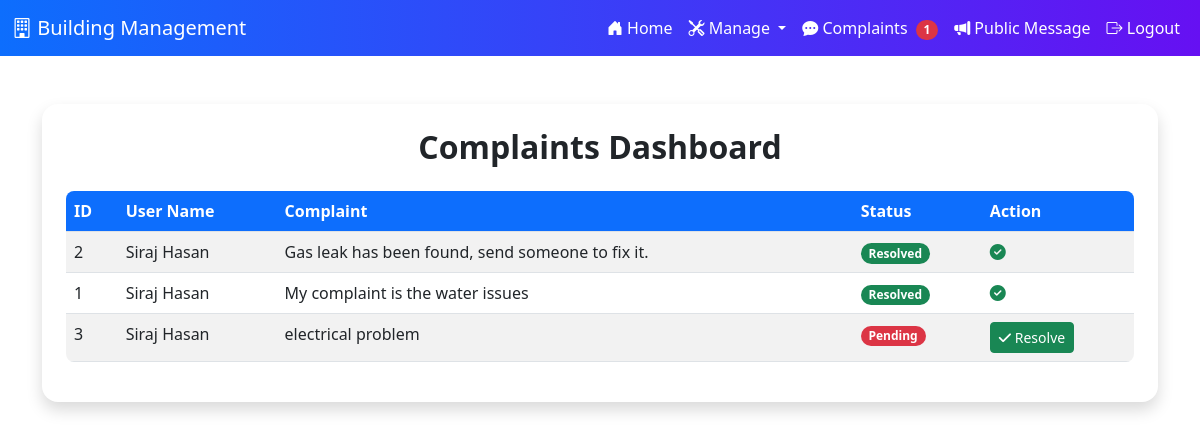
Page /admincomplaints.php (signed in) on the committed database.
### tables this page shows
CREATE TABLE `complaints` (
  `id` int(11) NOT NULL,
  `user_name` varchar(255) NOT NULL,
  `complaint_text` text NOT NULL,
  `status` enum('pending','resolved') NOT NULL DEFAULT 'pending',
  `created_at` timestamp NOT NULL DEFAULT current_timestamp(),
  `phone_number` varchar(255) DEFAULT NULL
);

### admincomplaints.php (the view, shortened to what this page needs)
<?php
include('DBconnect.php');
$sql = "SELECT id, user_name, complaint_text, status FROM complaints ORDER BY status DESC, created_at DESC";
$result = $conn->query($sql);
?>
<!DOCTYPE html>
<html lang="en">
<head>
    <link href="https://cdn.jsdelivr.net/npm/bootstrap@5.3.0/dist/css/bootstrap.min.css" rel="stylesheet">
    <link rel="stylesheet" href="https://cdn.jsdelivr.net/npm/bootstrap-icons@1.10.5/font/bootstrap-icons.css">
    <link rel="stylesheet" href="https://cdnjs.cloudflare.com/ajax/libs/font-awesome/6.5.0/css/all.min.css">
    <link rel="stylesheet" href="adminstyle.css">
</head>
<body class="body">
<?php include('navbar.php'); ?>
<div class="container mt-5">
    <div class="card shadow p-4">
        <h2 class="mb-4 text-center">Complaints Dashboard</h2>
        <?php if ($result->num_rows > 0): ?>
            <div class="table-responsive">
                <table class="table table-striped table-hover">
                    <thead>
                        <tr>
                            <th>ID</th>
                            <th>User Name</th>
                            <th>Complaint</th>
                            <th>Status</th>
                            <th>Action</th>
                        </tr>
                    </thead>
                    <tbody>
                        <?php while ($row = $result->fetch_assoc()): ?>
                            <tr>
                                <td><?php echo htmlspecialchars($row['id']); ?></td>
                                <td><?php echo htmlspecialchars($row['user_name']); ?></td>
                                <td><?php echo htmlspecialchars($row['complaint_text']); ?></td>
                                <td>
                                    <?php
                                    $statusClass = ($row['status'] === 'resolved') ? 'bg-success' : 'bg-danger';
                                    ?>
                                    <span class="badge rounded-pill <?php echo $statusClass; ?>">
                                        <?php echo ucfirst(htmlspecialchars($row['status'])); ?>
                                    </span>
                                </td>
                                <td>
                                    <?php if ($row['status'] === 'pending'): ?>
                                        <form action="admincomplaints.php" method="POST" style="display: inline;">
                                            <button type="submit" name="resolve_complaint" class="btn btn-sm btn-success">
                                                <i class="fas fa-check"></i> Resolve
                                            </button>
                                        </form>
                                    <?php else: ?>
                                        <i class="fas fa-check-circle text-success"></i>
                                    <?php endif; ?>
                                </td>
                            </tr>
                        <?php endwhile; ?>
                    </tbody>
                </table>
            </div>
        <?php else: ?>
            <div class="alert alert-info text-center" role="alert">
                No complaints to display.
            </div>
        <?php endif; ?>
    </div>
</div>
</body>
</html>

### adminstyle.css (style rules this page uses)
.body { background: linear-gradient(135deg, #e0f7fa, #f1f8e9); font-family: 'Segoe UI', Tahoma, Geneva, Verdana, sans-serif; min-height: 100vh; color: #212529; background-image: url('img/modern-tokyo-street-background.jpg'); background-repeat: no-repeat; background-position: center; background-size: cover; background-attachment: fixed; }
.card, .form-container { background-color: #ffffff; border: none; border-radius: 1rem; box-shadow: 0 4px 20px rgba(0, 0, 0, 0.1); padding: 2rem; }
.table { background-color: #ffffff; border-radius: 0.5rem; overflow: hidden; }
.table th { background-color: #0d6efd; color: #fff; }
h2, h3 { color: #212529; font-weight: 600; }
.mt-5 { margin-top: 3rem !important; }
.mb-4 { margin-bottom: 1.5rem !important; }

### rows in the picture
complaints: id "2", user_name "Siraj Hasan", complaint_text "Gas leak has been found, send someone to fix it.", status "Resolved"
complaints: id "1", user_name "Siraj Hasan", complaint_text "My complaint is the water issues", status "Resolved"
complaints: id "3", user_name "Siraj Hasan", complaint_text "electrical problem", status "Pending"

### other values in the picture
$pending_complaints "1"
